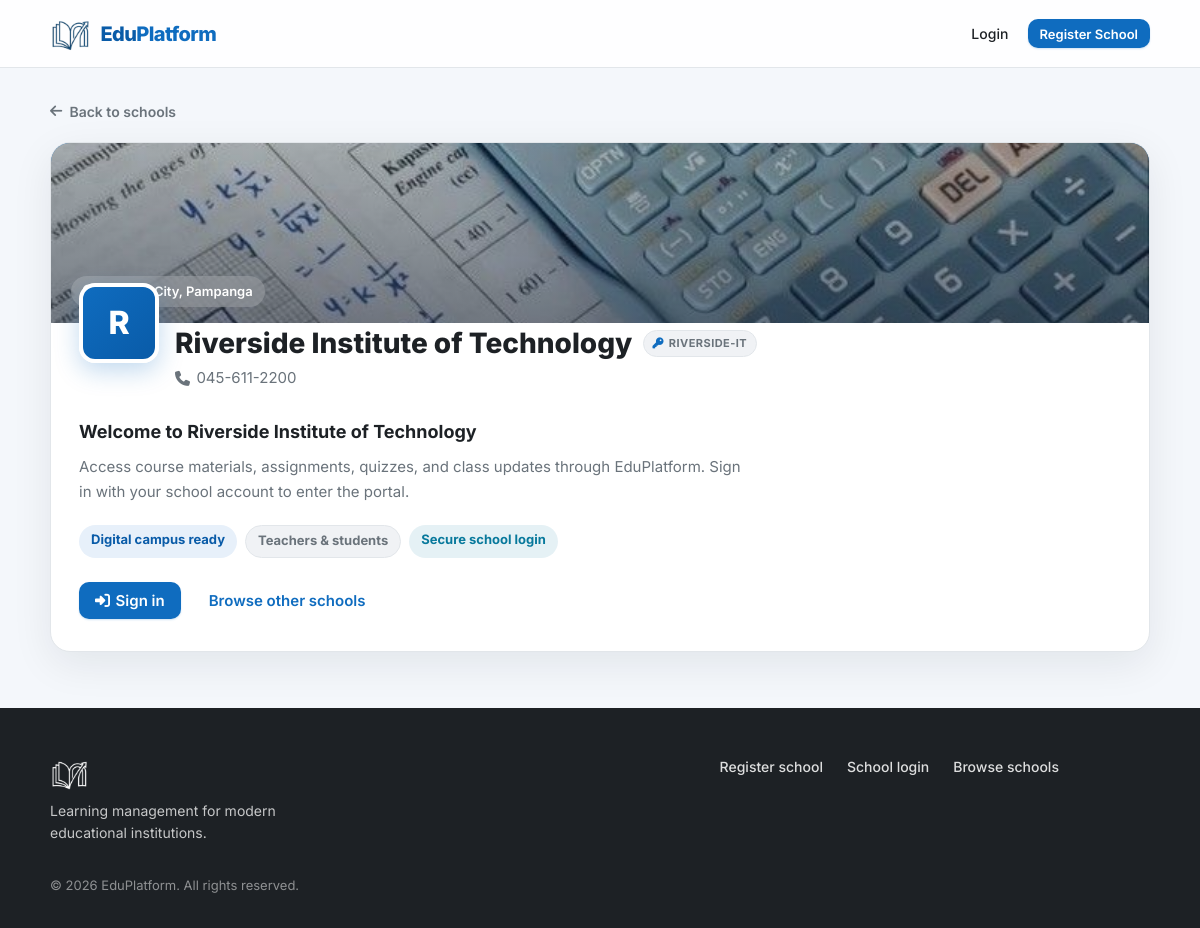
Page /schools/RIVERSIDE-IT/enroll on the committed database.
### tables this page shows
CREATE TABLE schools (
    id INT UNSIGNED AUTO_INCREMENT PRIMARY KEY,
    name VARCHAR(255) NOT NULL,
    slug VARCHAR(255) NOT NULL UNIQUE,
    school_code VARCHAR(32) DEFAULT NULL UNIQUE,
    email VARCHAR(255) NOT NULL,
    phone VARCHAR(50) DEFAULT NULL,
    address TEXT DEFAULT NULL,
    cover_image VARCHAR(512) DEFAULT NULL,
    logo_image VARCHAR(512) DEFAULT NULL,
    status ENUM('pending', 'active', 'rejected', 'suspended') NOT NULL DEFAULT 'pending',
    registered_at DATETIME NOT NULL DEFAULT CURRENT_TIMESTAMP,
    approved_at DATETIME DEFAULT NULL,
    approved_by INT UNSIGNED DEFAULT NULL,
    created_at DATETIME NOT NULL DEFAULT CURRENT_TIMESTAMP,
    updated_at DATETIME NOT NULL DEFAULT CURRENT_TIMESTAMP ON UPDATE CURRENT_TIMESTAMP
);

### includes/layout/page_loader.php (called while the page is built, shortened)
<?= siteLogoImg('site-logo site-logo--loader') ?>

### includes/bootstrap.php (called while the page is built, shortened)
<?php
require_once __DIR__ . '/env.php';
require_once __DIR__ . '/helpers.php';
function db(): PDO
{
    static $pdo = null;
    if ($pdo === null) {
        $config = require __DIR__ . '/../config/database.php';
        $dsn = sprintf(
            'mysql:host=%s;dbname=%s;charset=%s',
            $config['host'],
            $config['dbname'],
            $config['charset']
        );
        $pdo = new PDO($dsn, $config['username'], $config['password'], [
            PDO::ATTR_ERRMODE            => PDO::ERRMODE_EXCEPTION,
            PDO::ATTR_DEFAULT_FETCH_MODE => PDO::FETCH_ASSOC,
            PDO::ATTR_EMULATE_PREPARES   => false,
            PDO::MYSQL_ATTR_INIT_COMMAND => "SET time_zone = '+00:00'",
        ]);
    }
    return $pdo;
}
require_once __DIR__ . '/auth.php';

### includes/auth.php (called while the page is built, shortened)
<?php
function resolveLoginSchool(?string $slug, int $id = 0, ?string $code = null): ?array
{
    if ($code !== null && $code !== '') {
        $stmt = db()->prepare('SELECT * FROM schools WHERE UPPER(school_code) = UPPER(?)');
        $stmt->execute([trim($code)]);
        return $stmt->fetch() ?: null;
    }
    return null;
}

### schools/enroll.php (the view, shortened to what this page needs)
<?php
require_once __DIR__ . '/../includes/bootstrap.php';
$code = normalizeSchoolCode($_GET['code'] ?? '');
$school = $code !== '' ? resolveLoginSchool(null, 0, $code) : null;
$loginUrl = url('login.php?code=' . urlencode($school['school_code'] ?? ''));
$coverUrl = schoolCoverImageUrl($school);
require __DIR__ . '/../includes/layout/header.php';
?>
<section class="school-public-hero">
    <div class="container landing-section-container">
        <a href="<?= url('index.php#schools') ?>" class="school-public-back">
            <i class="fa-solid fa-arrow-left"></i> Back to schools
        </a>
        <div class="school-public-card">
            <div class="school-public-cover" style="background-image: url('<?= e($coverUrl) ?>')" aria-hidden="true">
                <?php if ($school['address']): ?>
                    <span class="school-public-cover-label"><i class="fa-solid fa-location-dot"></i> <?= e($school['address']) ?></span>
                <?php endif; ?>
            </div>
            <header class="school-public-header">
                <?= schoolAvatarHtml($school, 'school-public-avatar') ?>
                <div class="school-public-heading">
                    <div class="school-public-title-row">
                        <h1><?= e($school['name']) ?></h1>
                        <?php if (!empty($school['school_code'])): ?>
                            <span class="school-code-tag"><i class="fa-solid fa-key"></i> <?= e($school['school_code']) ?></span>
                        <?php endif; ?>
                    </div>
                    <?php if ($school['phone']): ?>
                        <p class="school-public-meta"><i class="fa-solid fa-phone"></i> <?= e($school['phone']) ?></p>
                    <?php endif; ?>
                </div>
            </header>
            <div class="school-public-body">
                <h2>Welcome to <?= e($school['name']) ?></h2>
                <p class="school-public-intro">
                    Access course materials, assignments, quizzes, and class updates through <?= e(APP_NAME) ?>.
                    Sign in with your school account to enter the portal.
                </p>
                <div class="school-public-tags">
                    <span class="school-public-tag">Digital campus ready</span>
                    <span class="school-public-tag school-public-tag--muted">Teachers &amp; students</span>
                    <span class="school-public-tag school-public-tag--accent">Secure school login</span>
                </div>
                <div class="school-public-actions">
                    <a href="<?= e($loginUrl) ?>" class="btn btn-primary btn-lg">
                        <i class="fa-solid fa-right-to-bracket"></i> Sign in
                    </a>
                    <a href="<?= url('index.php#schools') ?>" class="btn btn-outline btn-lg">Browse other schools</a>
                </div>
            </div>
        </div>
    </div>
</section>
<?php require __DIR__ . '/../includes/layout/footer.php'; ?>

### includes/helpers.php (shortened to what this page needs)
<?php
function siteLogoPath(): string
{
    return 'assets/img/Gemini_Generated_Image_lt629klt629klt62-removebg-preview.png';
}
function siteLogoUrl(): string
{
    return url(siteLogoPath());
}
function siteLogoImg(string $class = 'site-logo', ?string $alt = null): string
{
    return '<img src="' . e(siteLogoUrl()) . '" alt="' . e($alt ?? APP_NAME) . '" class="' . e($class) . '">';
}
function url(string $path = ''): string
{
    $path = ltrim($path, '/');
    $query = '';
    if (($pos = strpos($path, '?')) !== false) {
        $query = substr($path, $pos);
        $path = substr($path, 0, $pos);
    }
    return BASE_URL . '/' . $path . $query;
}
function schoolDefaultCoverUrls(): array
{
    return [
        url('assets/img/school-covers/default-1.jpg'),
        url('assets/img/school-covers/default-2.jpg'),
        url('assets/img/school-covers/default-3.jpg'),
        url('assets/img/school-covers/default-4.jpg'),
    ];
}
function schoolCoverImageUrl(array $school): string
{
    $custom = trim((string) ($school['cover_image'] ?? ''));
    $defaults = schoolDefaultCoverUrls();
    $index = abs((int) ($school['id'] ?? 0)) % count($defaults);
    return $defaults[$index];
}
function schoolLogoImageUrl(array $school): ?string
{
    $custom = trim((string) ($school['logo_image'] ?? ''));
    return null;
}
function schoolAvatarInitial(array $school): string
{
    return strtoupper(mb_substr($school['name'] ?? 'S', 0, 1));
}
function schoolAvatarHtml(array $school, string $class): string
{
    $logoUrl = schoolLogoImageUrl($school);
    return '<div class="' . $class . '" aria-hidden="true">' . e(schoolAvatarInitial($school)) . '</div>';
}
function e(?string $value): string
{
    return htmlspecialchars($value ?? '', ENT_QUOTES, 'UTF-8');
}
function normalizeSchoolCode(string $code): string
{
    return strtoupper(trim($code));
}
    ?>

### rows in the picture
schools: address "Angeles City, Pampanga", name "R", name "Riverside Institute of Technology", school_code "RIVERSIDE-IT", phone "045-611-2200"

### other values in the picture
APP_NAME "EduPlatform"
